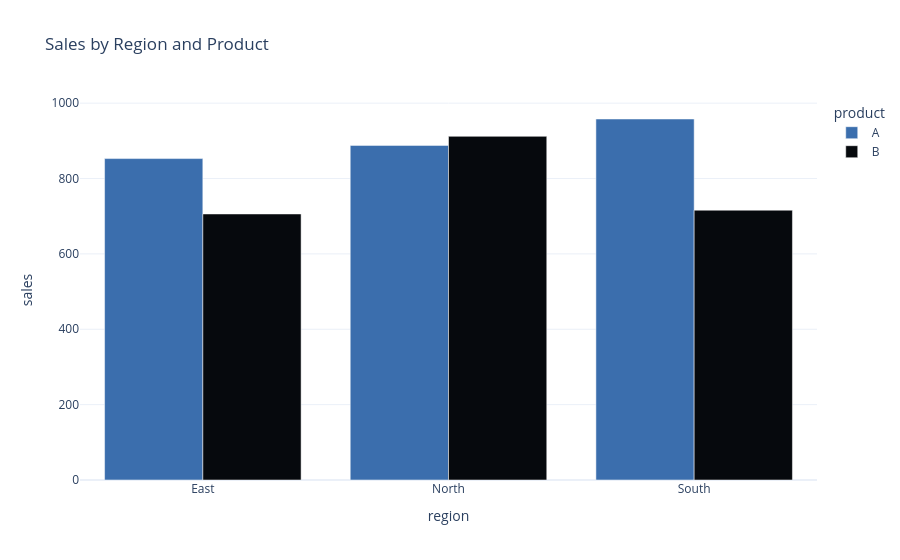

Notebook code for this chart:
### Code cell
fig = px.bar(
    region_product_sales,
    x="region",
    y="sales",
    color="product",
    barmode="group",
    title="Sales by Region and Product",
    color_discrete_map={
        "A": "#3B6EAD",
        "B": "#06090D"
    }
)

fig.show()

### Figure 1 — Plotly figure (JSON) as saved in the notebook; plotly's stock layout.template omitted (floating-point values rounded to 4 significant figures)
{"data": [{"alignmentgroup": "True", "hovertemplate": "product=A<br>region=%{x}<br>sales=%{y}<extra></extra>", "legendgroup": "A", "marker": {"color": "#3B6EAD", "pattern": {"shape": ""}}, "name": "A", "offsetgroup": "A", "orientation": "v", "showlegend": true, "textposition": "auto", "type": "bar", "x": ["East", "North", "South"], "xaxis": "x", "y": [853, 888, 958], "yaxis": "y"}, {"alignmentgroup": "True", "hovertemplate": "product=B<br>region=%{x}<br>sales=%{y}<extra></extra>", "legendgroup": "B", "marker": {"color": "#06090D", "pattern": {"shape": ""}}, "name": "B", "offsetgroup": "B", "orientation": "v", "showlegend": true, "textposition": "auto", "type": "bar", "x": ["East", "North", "South"], "xaxis": "x", "y": [706, 912, 716], "yaxis": "y"}], "layout": {"barmode": "group", "legend": {"title": {"text": "product"}, "tracegroupgap": 0}, "title": {"text": "Sales by Region and Product"}, "xaxis": {"anchor": "y", "domain": [0, 1], "title": {"text": "region"}}, "yaxis": {"anchor": "x", "domain": [0, 1], "title": {"text": "sales"}}}}
